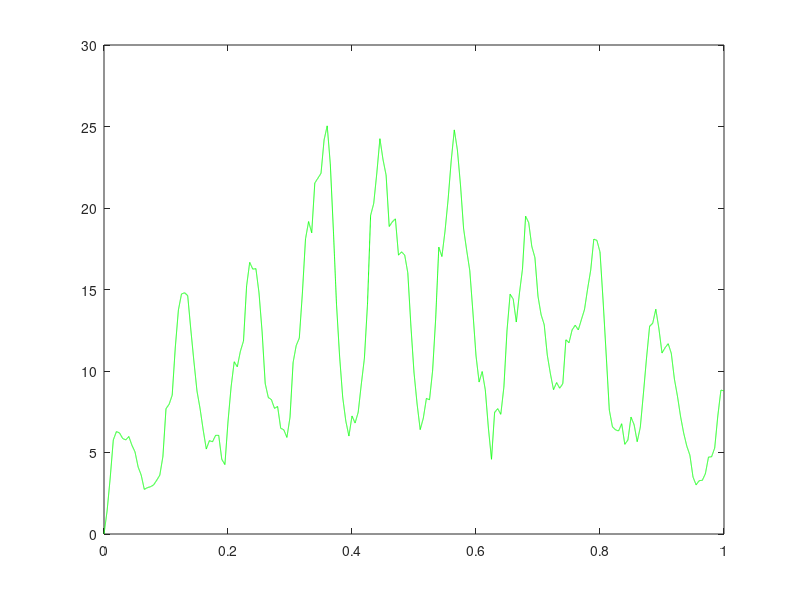

The MATLAB source for this figure:
%%%%%%%%%%%%%%%%%%%%%%%%%%%%%%%%%%%%%%%%%%%%%%%%
%%%poisson process, spike generation
%%% GENERATION OF EPSCS
%%%%%%%%%%%%%%%%%%%%%%%%%%%%%%%%%%%%%%%%%%%%%%%%
%%%%%%%%%%%%%%%%%%%%%%
%%theta wave components%%%
%%%%%%%%%%%%%%%%%%%%%%%%
%clear
clear t
clear n
clear m
clear i
clear tsmall

t=-.8:0.005:1.4;
tsmall=0:0.00005:1;
the=1*1e-3; %theta amplitude
ftheta=8;%theta frequency
phasetheta=0; %phase of theta 
theta=the*sin(2*pi*ftheta*t+phasetheta);% theta
A=10;%%DC amplitude of oscillation
B=5;%%% AC amplitude of oscillation
Pmax=2*1e-11;
tscurrent=0.006;
foscillation=9;
period=1/foscillation;
Nneuron=200;
rmax=1.1*(A+B);%maximum firing rate
xrand1=rand(1);
tspike(1)=0;
bin=t;%0:0.001:1.1;
binperiod=0:0.007:period;
oscillation=A+B*cos(2*pi*foscillation*t);
m=0;
p=1;
tspike(1)=0;
amplambda=1; %amplitude of firing rate
placewidth=0.47;
delaylambda=0.5;
%spiketime=spikeposition*0.68;%changing normalized position to time in phaseplot
for numberneurons=1:Nneuron
    numberneurons;
    for n=1:150
        tspike(n+1)=tspike(n)-log(rand(1))/rmax;
        %line([tspike(n),tspike(n)],[0.45,0.85]);
        %hold on
        tspikepool(numberneurons,n)=tspike(n);
         %if tspike(n)>0.7
          % break
         %end
    end
    for n=2:length(tspike)-1
        %fin=find((bin-tspike(n)).^2==min((bin-tspike(n)).^2));
         %fin=find((spiketime-tspike(n)).^2==min((spiketime-tspike(n)).^2));
        %finn(n)=fin;
         %
        if  amplambda*exp(-power((tspike(n)-delaylambda)/placewidth,2))*(A+B*cos(2*pi*foscillation*tspike(n)))/rmax>rand(1);% firing rate, gaussian
             
            %((1+sign(tspike(n)))/2-(1+sign(tspike(n)-1))/2)
            %
            %
            %((spikecount(fin))/4)/rmax>rand(1)  
            
            
             %%%%%%expression for firing rate
             
            
            total(p)=tspike(n);
            %line([total(p),total(p)],[1.6,2]);
            totalpool(numberneurons,p)=total(p);
             
         %if total(p)>0.69
          
         %break
        %end
        else
            m=m+1;
        end

        
        p=n+1-m;
       
    end
    
    m=0;
    p=1;


end

      %      
randomcell=ceil(Nneuron.*rand(1,1));      %%% generation of a random number from the Ninputs
%randomCA3cellspikes=totalpool(randomcell, :); 
pooled=totalpool;
      
%figure;
%hold on
%axis([-0.85 1.4 0 12]);
%plot(t,0.1*fire,'r');
%plot(spikeposition*0.68, spikecount/15, 'r');
%hold off
%axis([-0.1 1 0 12]);
%%%%%%%%%%%%%%%%%%
%%%histogram%%%%%%
%%%%%%%%%%%%%%%%%%
phasebin=mod(2*pi*foscillation*bin,period);
phasetotal=mod(totalpool,period);
mm=0;
xx=size(totalpool)
% for nn=1:length(binperiod)-1
%     for ii=1:Nneuron
%         for mo=1:xx(2)
%         if phasetotal(ii,mo)>binperiod(nn) & phasetotal(ii,mo)<binperiod(nn+1)
%             mm=mm+1;
% 
%         end
%     end
%     
%     end
%     spikecount(nn)=mm;
%         mm=0;
% end
%%%%%%%%%%%%%%%%%%%%%%%%%%%%%%%%%%%%%%%%%
%%%%%%%%%%convolution of spike train with EPSP%%%%%%%%%%%%%%%%%%%
%epsp=Pmax/ts*(bin).*exp(1-bin)/ts;
tspikevectorr=totalpool(:);
o=1;
for i=1:length(tspikevectorr)
    if tspikevectorr(i)~=0
        tspikevector(o)=tspikevectorr(i);
        o=o+1;
    else
        o=o;
    end

end
o=1;
pp=1;
for ff=1:length(bin)
    for g=1:length(tspikevector)
        %lines of CA3 spikes
%         axis([0 1 0 3])
%         line([tspikevector(g),tspikevector(g)], [1.6,2])
%         hold on
        
        if tspikevector(g)~=0
           argument=bin(ff)-tspikevector(g);
           arg(g,ff)=argument;
          epsc(g,ff)=Pmax/tscurrent*(argument).*exp(1-argument/tscurrent)*(1+sign(argument))/2;
        end
           end

end
convolutions=sum(epsc);
convolution=convolutions;
range=180;%%range of jitter is +- this value in degrees
jitter=range/(8*360)*(2*rand(1)-1);%jitter is in time
jitter2=range/(8*360)*(2*rand(1)-1);
conshift2=interp1(t, convolution, tsmall-jitter);
convolutionreduced1=interp1(t,convolution, tsmall);
area= 0.0415; %%%%% in mm^2
convolutionreduced=convolutionreduced1/area;
conshift=conshift2/area;
mean(convolutionreduced);

 figure
 plot(tsmall,convolutionreduced*10e8,'g')
 hold on
% plot(t, amplambda*exp(-power((t-delaylambda)/placewidth,2)).*(A+B*cos(2*pi*foscillation*t)))

clear arg
clear g
clear tspikevectorr
clear tspikevector
clear tspikepool
clear total
clear totalpool
clear convolutions
